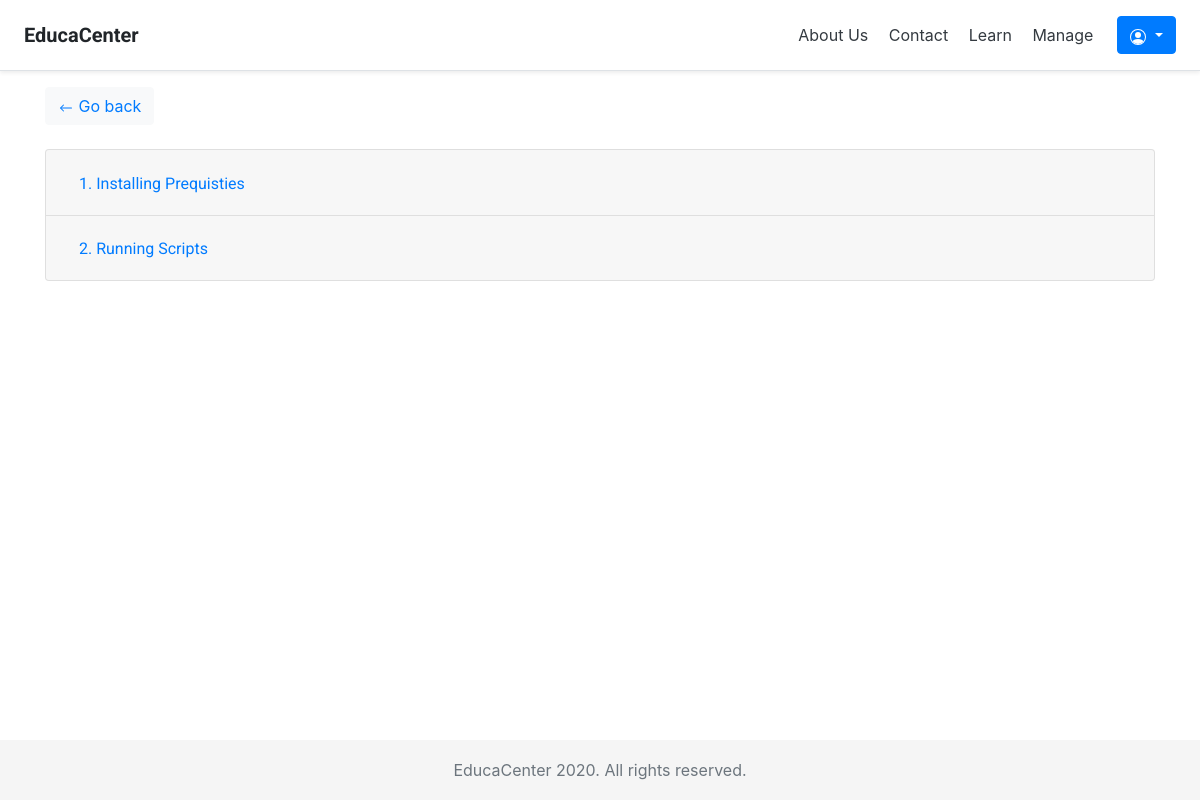
Page /students/course/4/ (signed in) on the committed database.
### courses/models.py (models this page shows, shortened)
class Module(models.Model):
    course = models.ForeignKey(Course,
                        related_name='modules',
                        on_delete=models.CASCADE)
    title = models.CharField(max_length=200)
    description = models.TextField(blank=True)
    order = OrderField(blank=True, for_fields=['course'])
    class Meta:
        ordering = ['order']

### students/views.py (the view)
class StudentModuleDetailView(DetailView):
    model = Course
    template_name = 'students/course/module_list.html'
    def get_queryset(self):
        qs = super(StudentModuleDetailView, self).get_queryset()
        return qs.filter(students__in=[self.request.user])
    def get_context_data(self, **kwargs):
        context = super(StudentModuleDetailView,
        self).get_context_data(**kwargs)
        course = self.get_object()
        if 'module_id' in self.kwargs:
            context['module'] = course.modules.get(
            id=self.kwargs['module_id'])
        else:
            context['module'] = course.modules.all()[0]
        return context

### students/templates/students/course/module_list.html (shortened to what this page needs)
{% extends "base.html" %}
{% load cache %}
{% block content %}
<button type="button" class="btn btn-light"> <a href="{% url "student_course_list" %}">
Go back </a></button> <br> <br>
<div class="accordion" id="accordionExample">
{% for m in object.modules.all %}
  <div class="card">
    <div class="card-header" id="headingOne">
      <h2 class="mb-0">
        <button class="btn btn-link" type="button" data-toggle="collapse" data-target="#collapseOne" aria-expanded="true" aria-controls="collapseOne">
          <li style="list-style-type: none;" data-id="{{ m.id }}" {% if m == module %} class="selected" {% endif %}>
            <a href="{% url "student_course_detail_module" object.id m.id %}">
                <span>
            <span class="order">{{ m.order|add:1 }}.</span>
                </span>
                {{ m.title }}
            </a>
        </li>
        </button>
      </h2>
    </div>
    </div>
    {% endfor %}
</div>
{% endblock %}

### courses/static/css/base.css (style rules this page uses)
body { margin:0; font-family:'Roboto', sans-serif; font-weight:400; color:#333; padding-bottom: 120px; }
a { color:#3fad37; text-decoration:none; }
h1, h2, h3, h4, h5, h6 { font-family:'Roboto', sans-serif; font-weight:300; }

### rows in the picture
Module: order|add "1", title "Installing Prequisties"
Module: order|add "2", title "Running Scripts"
